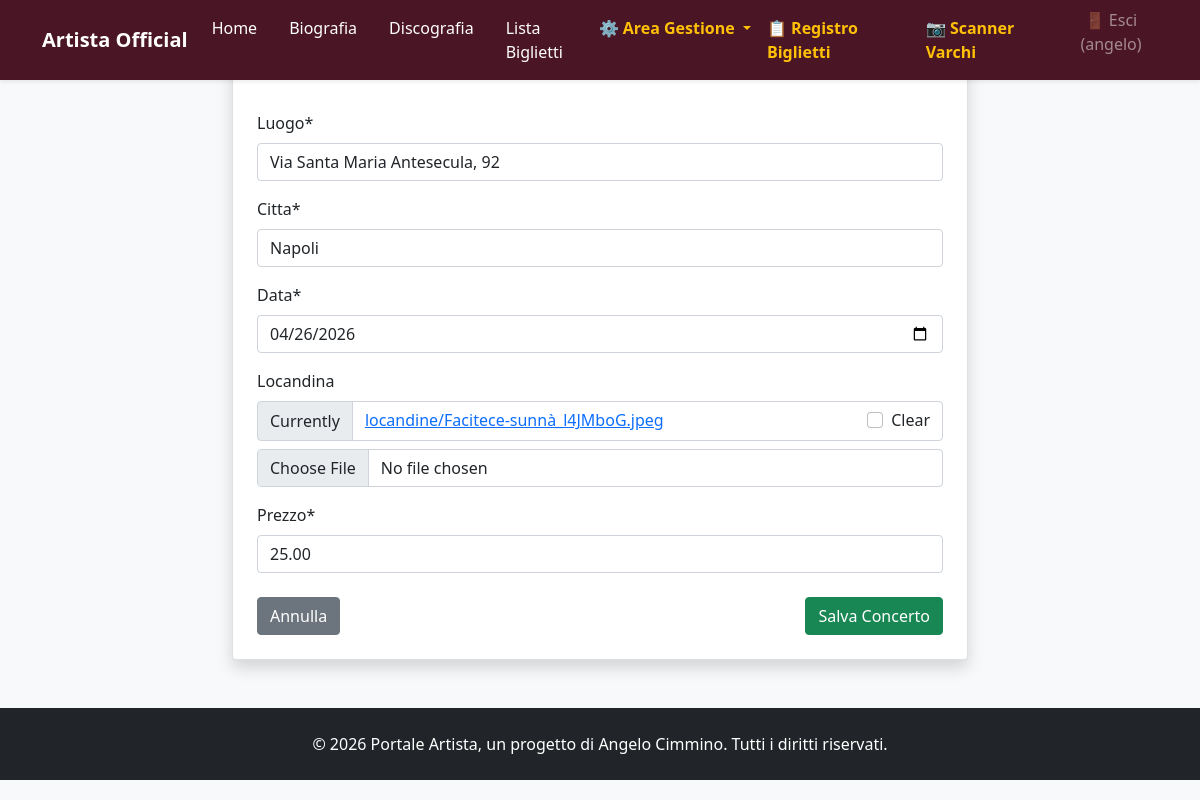
Before: /concerti/4/modifica/ (signed in) with the older database file.
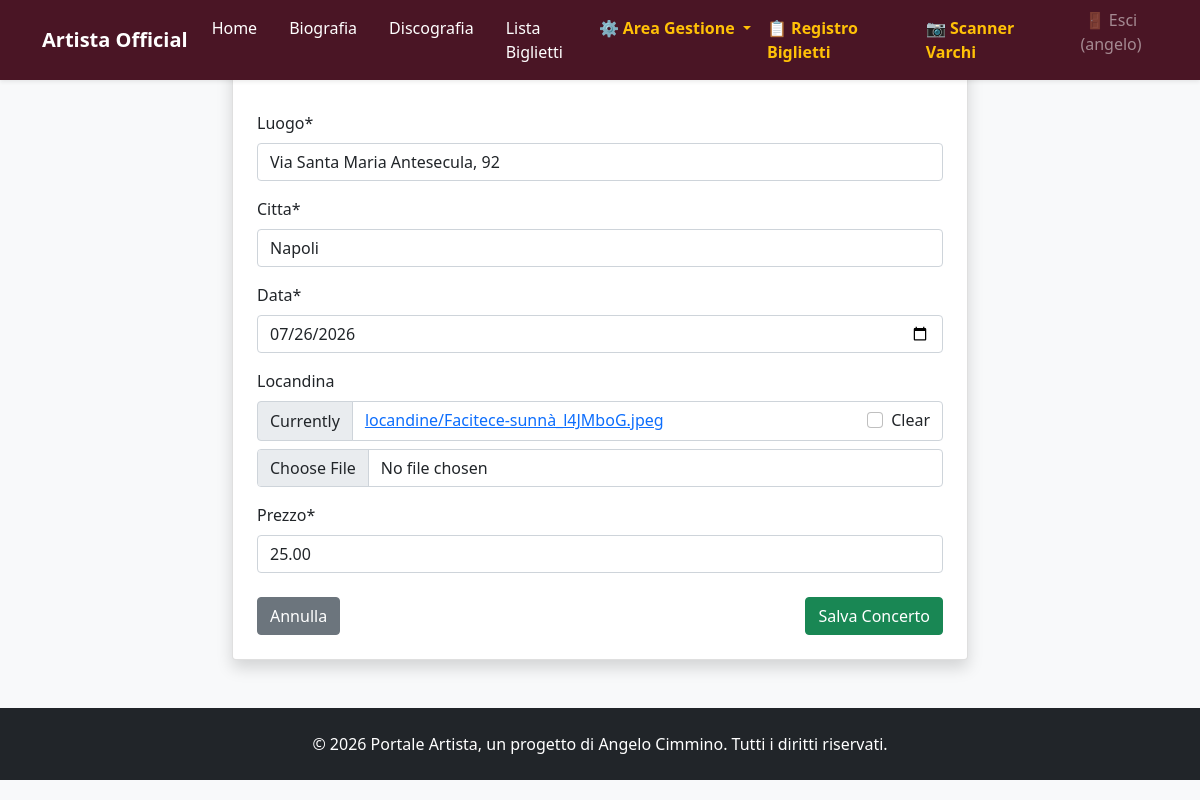
After: the same page with the newer database file.
### tributo/models.py (models this page shows, shortened)
class Concerto(models.Model):
    luogo = models.CharField(max_length=200)
    citta = models.CharField(max_length=100)
    data = models.DateField()
    locandina = models.ImageField(upload_to='locandine/', blank=True, null=True)
    prezzo = models.DecimalField(max_digits=6, decimal_places=2, default=25.00)

### tributo/views.py (the view)
# urls.py: path('concerti/<int:pk>/modifica/', views.ConcertoUpdateView.as_view(), name='concerto_update'),
class ConcertoUpdateView(LoginRequiredMixin, UpdateView):
    model = Concerto
    form_class = ConcertoForm
    template_name = 'tributo/concerto_form.html'
    success_url = reverse_lazy('concerto_list')

### tributo/forms.py
class ConcertoForm(forms.ModelForm):
    class Meta:
        model = Concerto
        fields = ['luogo', 'citta', 'data', 'locandina', 'prezzo']
        widgets = {
            'data': forms.DateInput(attrs={'type': 'date'}, format='%Y-%m-%d'),
        }
    def __init__(self, *args, **kwargs):
        super().__init__(*args, **kwargs)
        self.fields['data'].input_formats = ['%Y-%m-%d']

### tributo/templates/tributo/concerto_form.html (shortened to what this page needs)
{% extends 'tributo/base.html' %}
{% load crispy_forms_tags %}
{% block content %}
<div class="container mt-4">
    <div class="row justify-content-center">
        <div class="col-md-8">
            <div class="card shadow p-4">
                <h2>{% if form.instance.pk %}Modifica{% else %}Nuovo{% endif %} Concerto</h2>
                <form method="post" enctype="multipart/form-data" class="mt-3">
                    {{ form|crispy }}
                    <div class="mt-4 d-flex justify-content-between">
                        <a href="{% url 'concerto_list' %}" class="btn btn-secondary">Annulla</a>
                        <button type="submit" class="btn btn-success">Salva Concerto</button>
                    </div>
                </form>
            </div>
        </div>
    </div>
</div>
{% endblock %}

Changed rows visible on the page:
changed Concerto "Via Santa Maria Antesecula, 92": data "04/26/2026" → "07/26/2026"
